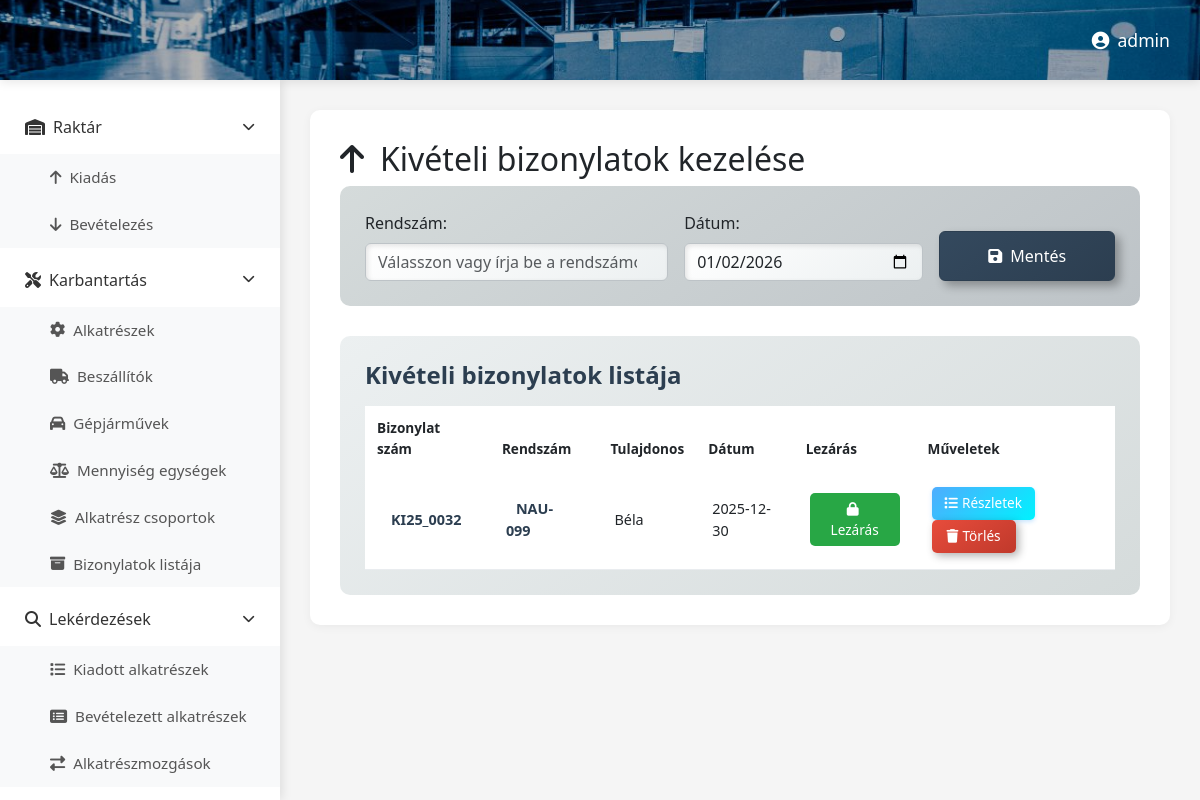
Page /kivbizonylat/ (signed in) on the committed database.
### raktar/models.py (models this page shows, shortened)
class Bizonylat(models.Model):
    genbizid = models.CharField(max_length=20)
    szallito = models.ForeignKey(Beszallito, on_delete=models.CASCADE, related_name="bizonylatok", blank=True, null=True)
    rendszam = models.ForeignKey(Rendszam, on_delete=models.CASCADE, related_name="bizonylatok", blank=True, null=True)
    bizonylattipus = models.BooleanField()
    szamlaszam = models.CharField(max_length=50, blank=True, null=True)
    szallitolevelszam = models.CharField(max_length=50, blank=True, null=True)
    datum = models.DateField()
    lezart = models.BooleanField(default=False)

class Rendszam(models.Model):
    rendszam = models.CharField(max_length=20)
    tulajdonos = models.CharField(max_length=50)
    lezart = models.BooleanField(default=False)

### raktar/views.py (the view)
# urls.py: path('kivbizonylat/', views.kivbizonylat, name='kivbizonylat'),
@login_required
def kivbizonylat(request):
    kivbizonylatok = Bizonylat.objects.filter(bizonylattipus=False, lezart=False)  # ← VÁLTOZÁS
    rendszamok = Rendszam.objects.all()
    context = {
        'kivbizonylatok': kivbizonylatok,
        'rendszamok': rendszamok
    }
    return render(request, 'kivbizonylat.html', context)

### raktar/templates/kivbizonylat.html (shortened to what this page needs)
{% extends 'base.html' %}
{% load static %}
{% block extra_css %}
<link rel="stylesheet" href="{% static 'css/kivbizonylat.css' %}">
{% endblock %}
{% block content %}
<header class="top-header asd">
    <div class="header-right">
        <span class="user-name"><i class="fas fa-user-circle me-2"></i>{{ user.username }}</span>
    </div>
</header>
<div class="main-container">
    {% include 'partials/sidebar.html' %}
    <main class="content-area">
        <div id="contentContainer">
            <h2><i class="fas fa-arrow-up me-3"></i>Kivételi bizonylatok kezelése</h2>
            <div class="form-section">
                <form method="POST" action="{% url 'raktar:addKivbizonylat' %}" class="row g-3 align-items-end">
                    <div class="col-md-5">
                        <label for="ujRendszam" class="form-label">Rendszám:</label>
                        <input list="rendszamok" class="form-control" id="ujRendszam" name="ujRendszam" placeholder="Válasszon vagy írja be a rendszámot" required>
                    </div>
                    <div class="col-md-4">
                        <label for="ujDatum" class="form-label">Dátum:</label>
                        <input type="date" class="form-control" id="ujDatum" name="ujDatum" required>
                    </div>
                    <div class="col-md-3">
                        <button type="submit" class="btn btn-save w-100">
                            <i class="fas fa-save me-2"></i>Mentés
                        </button>
                    </div>
                </form>
            </div>
            <div class="table-section mt-4">
                <h4 class="mb-3">Kivételi bizonylatok listája</h4>
                <div class="table-responsive">
                    <table class="table table-hover">
                        <thead>
                            <tr>
                                <th>Bizonylat szám</th>
                                <th>Rendszám</th>
                                <th>Tulajdonos</th>
                                <th>Dátum</th>
                                <th>Lezárás</th>
                                <th>Műveletek</th>
                            </tr>
                        </thead>
                        <tbody>
                            {% for bizonylat in kivbizonylatok %}
                            <tr>
                                <td><span class="bizonylat-badge">{{ bizonylat.genbizid }}</span></td>
                                <td><span class="rendszam-badge">{{ bizonylat.rendszam.rendszam }}</span></td>
                                <td>{{ bizonylat.rendszam.tulajdonos }}</td>
                                <td>{{ bizonylat.datum|date:"Y-m-d" }}</td>
                                <td>
                                    {% if bizonylat.lezart %}
                                        <span class="status-badge status-closed">
                                            <i class="fas fa-lock me-1"></i>Lezárva
                                        </span>
                                    {% else %}
                                        <form method="POST" action="{% url 'raktar:lezarKivbizonylat' bizonylat.id %}" style="display: inline;">
                                            <button type="submit" class="btn btn-close-doc" onclick="return confirm('Biztosan lezárja a {{ bizonylat.genbizid }} bizonylatot?')">
                                                <i class="fas fa-lock me-1"></i>Lezárás
                                            </button>
                                        </form>
                                    {% endif %}
                                </td>
                                <td>
                                    <a href="{% url 'raktar:kivBizonylatsorok' bizonylat.id %}" class="btn btn-view me-1">
                                        <i class="fas fa-list me-1"></i>Részletek
                                    </a>
                                    <form method="POST" action="{% url 'raktar:deleteKivbizonylat' bizonylat.id %}" style="display: inline;">
                                        <button type="submit" class="btn btn-delete" onclick="return confirm('Biztosan törli?')">
                                            <i class="fas fa-trash me-1"></i>Törlés
                                        </button>
                                    </form>
                                </td>
                            </tr>
                            {% endfor %}
                        </tbody>
                    </table>
                </div>
            </div>
        </div>
    </main>
</div>
{% endblock %}

### raktar/static/css/dashboard.css (style rules this page uses)
* { margin: 0; padding: 0; box-sizing: border-box; }
body { font-family: 'Segoe UI', Tahoma, Geneva, Verdana, sans-serif; background: #f5f5f5; overflow-x: hidden; }
.top-header { background-size: cover; background-position: center; background-repeat: no-repeat; height: 80px; display: flex; align-items: center; justify-content: flex-end; padding: 0 30px; box-shadow: 0 2px 10px rgba(0,0,0,0.1); position: fixed; top: 0; left: 0; right: 0; z-index: 1000; background-image: url("../assets/images/raktar.jpg") !important; }
.top-header::before { content: ''; position: absolute; top: 0; left: 0; right: 0; bottom: 0; background: rgba(0, 0, 0, 0.3); z-index: 1; }
.header-right { position: relative; z-index: 2; }
.header-right { display: flex; align-items: center; gap: 20px; }
.user-name { color: white; font-weight: 500; font-size: 1.1rem; }
.main-container { display: flex; margin-top: 80px; min-height: calc(100vh - 80px); }
.content-area { flex: 1; margin-left: 280px; padding: 30px; background: #f5f5f5; }
#contentContainer { background: white; border-radius: 10px; padding: 30px; box-shadow: 0 2px 10px rgba(0,0,0,0.05); min-height: 500px; }

### raktar/static/css/kivbizonylat.css (style rules this page uses)
.bizonylat-badge { color: #2c3e50; padding: 5px 10px; border-radius: 15px; font-weight: 600; }
.rendszam-badge { color: #2c3e50; padding: 5px 10px; border-radius: 15px; font-weight: 600; }
.form-section { background: #f8f9fa; padding: 25px; border-radius: 10px; margin-bottom: 30px; }
.table-section { background: white; padding: 25px; border-radius: 10px; }
.table-section h4 { color: #2c3e50; font-weight: 600; margin-bottom: 1rem; }
.table { margin-bottom: 0; font-size: 0.9rem; }
.table thead th { border: none; padding: 12px; font-weight: 600; font-size: 0.85rem; }
.table tbody tr { transition: all 0.3s ease; }
.table tbody td { vertical-align: middle; padding: 1rem; border-bottom: 1px solid #e9ecef; }
.btn-save { background: linear-gradient(135deg, #667eea 0%, #764ba2 100%); border: none; color: white; padding: 12px 25px; font-weight: 500; transition: all 0.3s; }
.btn-delete { background: linear-gradient(135deg, #e74c3c 0%, #c0392b 100%); border: none; color: white; padding: 6px 15px; border-radius: 5px; font-size: 0.85rem; transition: all 0.3s; }
.btn-close-doc { background: #28a745; border: none; color: white; padding: 6px 15px; border-radius: 5px; font-size: 0.85rem; transition: all 0.3s; }
.btn-view { background: linear-gradient(135deg, #4facfe 0%, #00f2fe 100%); color: white; border: none; padding: 0.4rem 0.8rem; border-radius: 5px; font-weight: 500; font-size: 0.85rem; transition: all 0.3s ease; text-decoration: none; display: inline-block; box-shadow: 0 2px 4px rgba(79, 172, 254, 0.3); }
input[list] { background-repeat: no-repeat; background-position: right 10px center; padding-right: 30px; }
.metallic .form-section { background: linear-gradient(145deg, #d5dbdb, #bdc3c7); }
.metallic .btn-save { background: linear-gradient(145deg, #34495e, #2c3e50); border: 1px solid #2c3e50; box-shadow: 5px 5px 10px rgba(0,0,0,0.3); }
.metallic .table-section { background: linear-gradient(145deg, #ecf0f1, #d5dbdb); }
.metallic .table thead { background: linear-gradient(135deg, #34495e 0%, #2c3e50 100%); }
.metallic .btn-delete { background: linear-gradient(145deg, #e74c3c, #c0392b); box-shadow: 3px 3px 8px rgba(0,0,0,0.3); }
.metallic .form-control, .metallic .form-select { background: linear-gradient(145deg, #ffffff, #ecf0f1); border: 1px solid #bdc3c7; box-shadow: inset 2px 2px 5px rgba(0,0,0,0.1); }

### raktar/static/css/metallic-theme-dashboard.css (style rules this page uses)
.top-header { background-image: linear-gradient(135deg, rgba(255,255,255,0.02) 0%, rgba(0,0,0,0.02) 100%), linear-gradient(135deg, #667eea 0%, #764ba2 100%); }

### rows in the picture
Bizonylat: genbizid "KI25_0032", rendszam.rendszam "NAU-099", rendszam.tulajdonos "Béla", datum "2025-12-30"

### other values in the picture
{{ user.username }} "admin"
